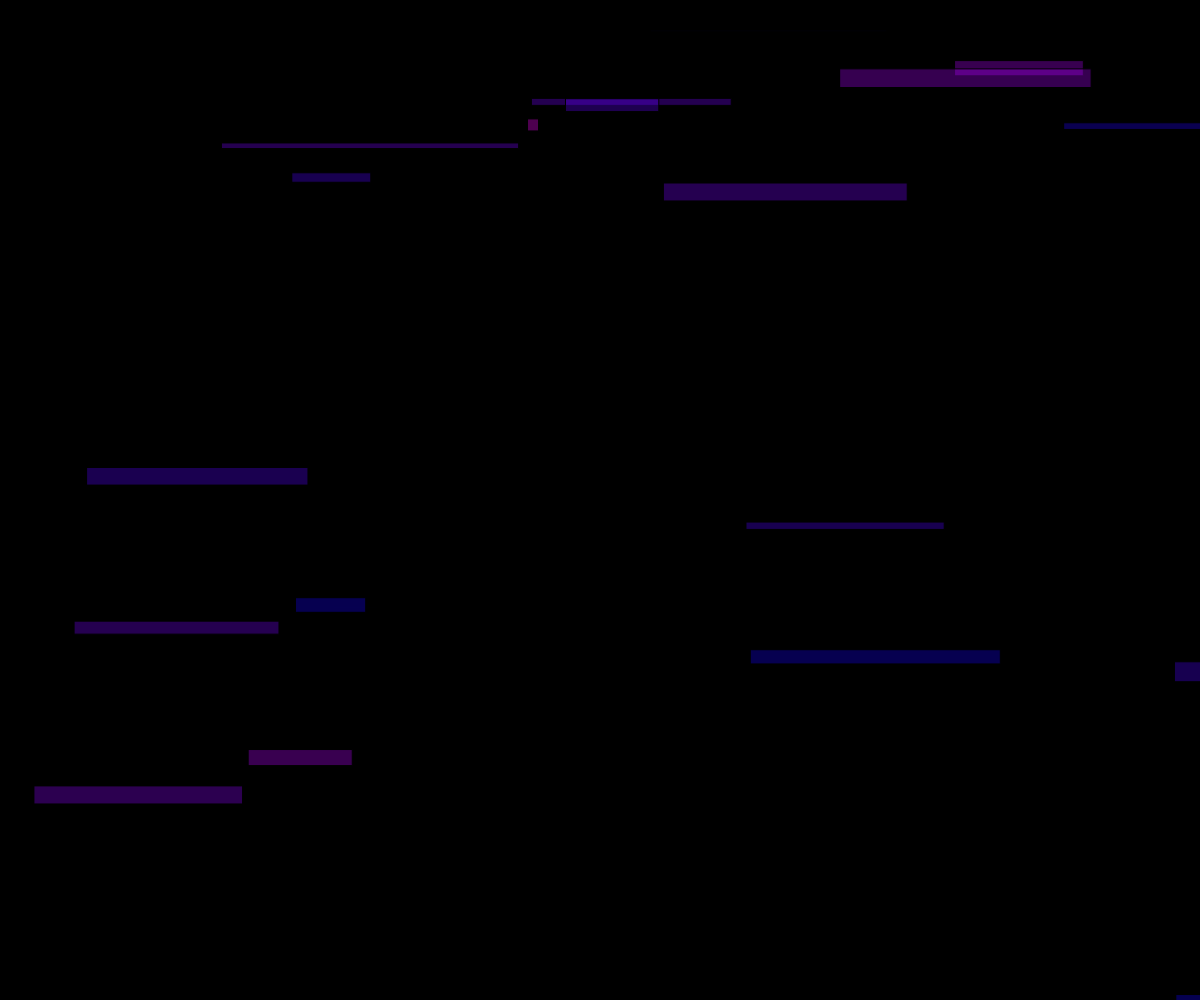
Frame 1 (no input)
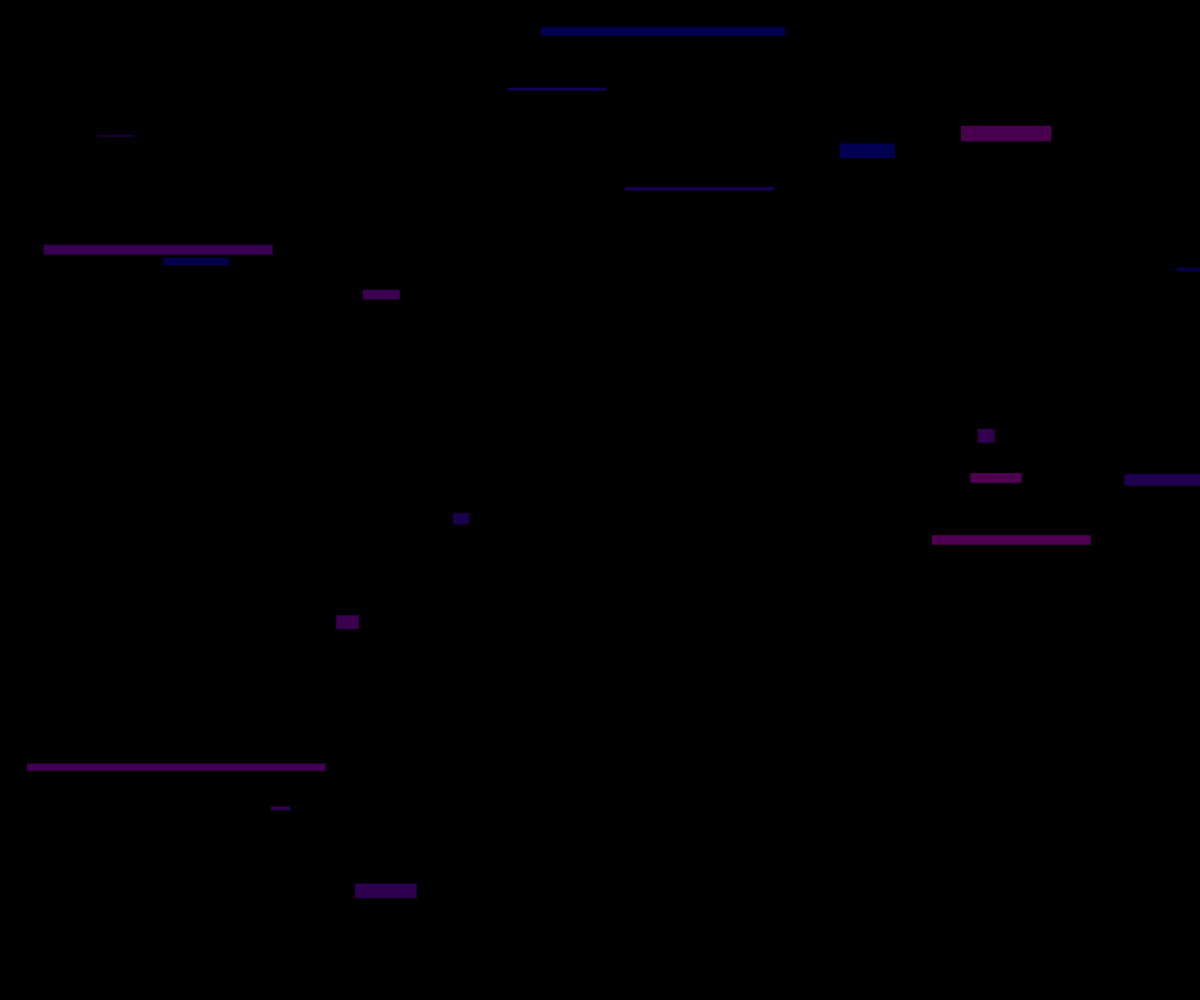
Frame 60 (no input)
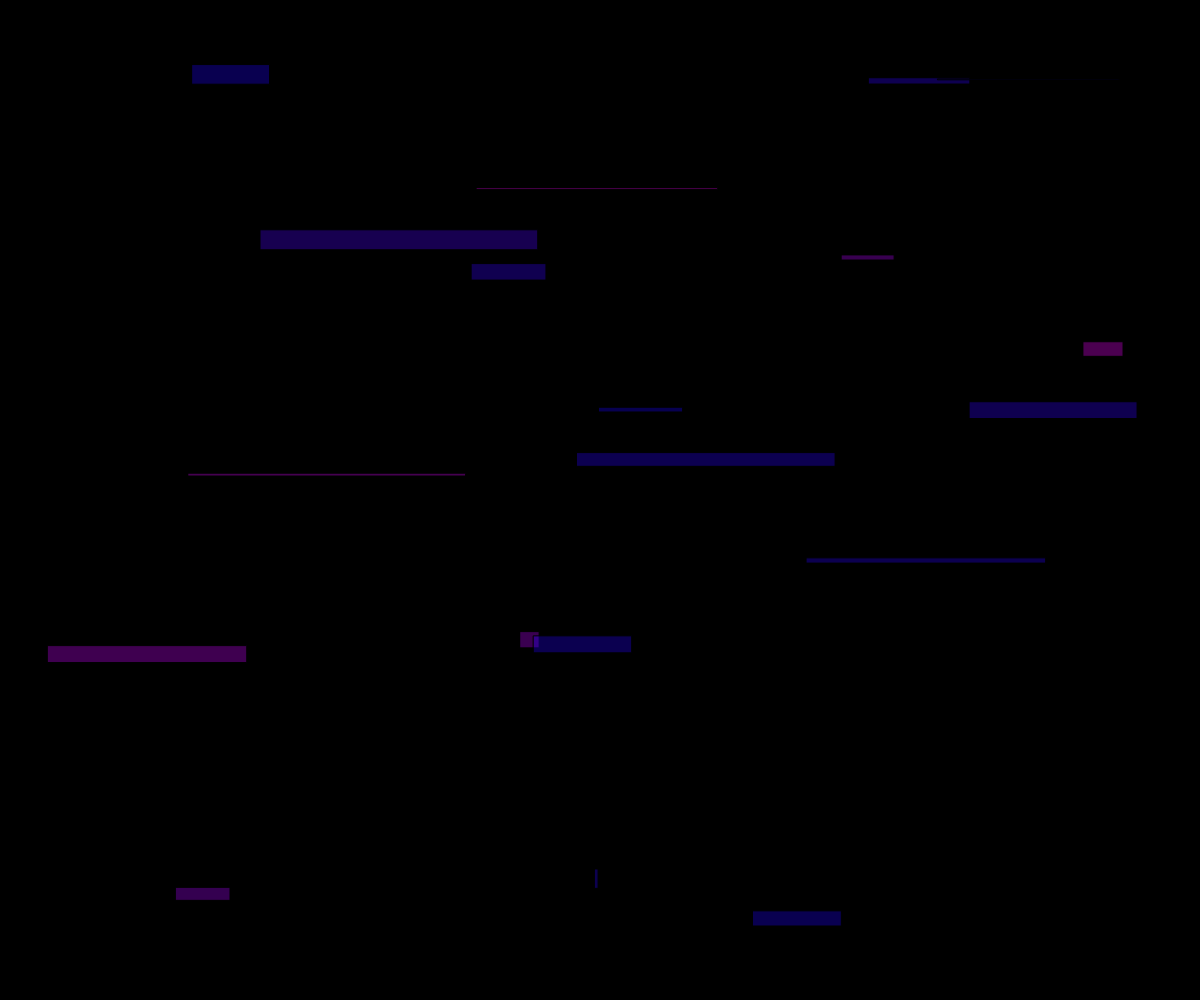
Frame 120 (the mouse pressed at the canvas centre since frame 60)

The p5.js sketch that drew these frames (run headless with seeded random() and noise() and a simulated clock; from frame 60 on, the mouse is pressed at the canvas centre):

// p5.js sketch
// ── sketch.js
function setup(){createCanvas(windowWidth,windowHeight);}
function draw(){
  background(0);
  for(let i=0;i<20;i++){
    fill(random(255),0,255,80);
    rect(random(width),random(height),random(300),random(20));
  }
}
